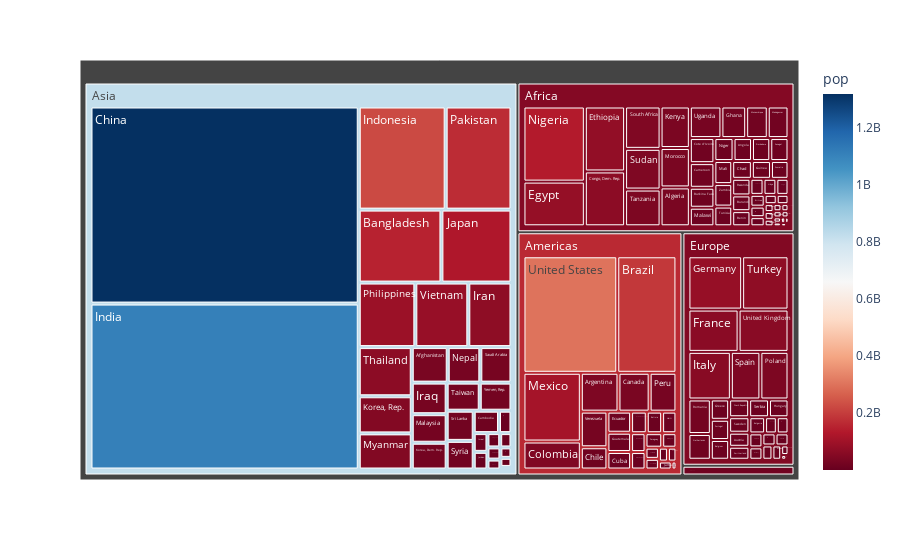

The notebook cell this image was saved under:
### Code cell
px.treemap(df, path=['continent','country'], values='pop', color='pop', color_continuous_scale='rdbu')

### Figure 1 — Plotly figure (JSON) as saved in the notebook; plotly's stock layout.template omitted (floating-point values rounded to 4 significant figures; data arrays with more than 128 entries replaced by an {"elided": "..."} marker saying what was removed)
{"data": [{"branchvalues": "total", "customdata": {"elided": "147x1 float values"}, "domain": {"x": [0, 1], "y": [0, 1]}, "hovertemplate": "labels=%{label}<br>pop_sum=%{value}<br>parent=%{parent}<br>id=%{id}<br>pop=%{color}<extra></extra>", "ids": {"elided": "147 str values"}, "labels": {"elided": "147 str values"}, "marker": {"coloraxis": "coloraxis", "colors": {"elided": "147 float values"}}, "name": "", "parents": {"elided": "147 str values"}, "type": "treemap", "values": {"elided": "147 int values"}}], "layout": {"coloraxis": {"colorbar": {"title": {"text": "pop"}}, "colorscale": [[0, "rgb(103,0,31)"], [0.1, "rgb(178,24,43)"], [0.2, "rgb(214,96,77)"], [0.3, "rgb(244,165,130)"], [0.4, "rgb(253,219,199)"], [0.5, "rgb(247,247,247)"], [0.6, "rgb(209,229,240)"], [0.7, "rgb(146,197,222)"], [0.8, "rgb(67,147,195)"], [0.9, "rgb(33,102,172)"], [1, "rgb(5,48,97)"]]}, "legend": {"tracegroupgap": 0}, "margin": {"t": 60}}}
